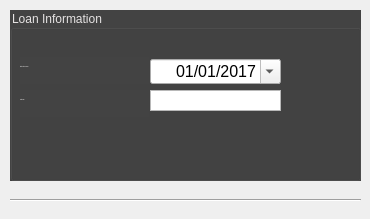
  <widget class="QWidget" name="centralwidget">
   <widget class="Line" name="line">
    <property name="geometry">
     <rect>
      <x>10</x>
      <y>190</y>
      <width>351</width>
      <height>20</height>
     </rect>
    </property>
    <property name="orientation">
     <enum>Qt::Horizontal</enum>
    </property>
   </widget>
   <widget class="QGroupBox" name="groupBox">
    <property name="geometry">
     <rect>
      <x>10</x>
      <y>10</y>
      <width>351</width>
      <height>171</height>
     </rect>
    </property>
    <property name="styleSheet">
     <string notr="true">/*
** Qt Style Sheet based on Autodesk 3DS Max Software 
*/

QDialog {
    font: 12px &quot;Segoe UI&quot;;
    background-color: rgb(67,67,67);
    color: rgb(198,198,198);
    background: qlineargradient(x1: 0, y1: 0, x2: 0, y2: 1,
       stop: 0 rgb(67,67,67),
       stop: 0.7 rgb(67,67,67),
       stop: 0.71 rgb(37,37,37),
       stop: 1 rgb(37,37,37));
    margin-bottom: 10px;
 }
 
 QDialog * {
    font: 12px &quot;Segoe UI&quot;;
 }
  
 QCheckBox#mShowWelcomeScreenBox {
    font: 10px &quot;Segoe UI&quot;;
    color: rgb(178,178,178);
    margin: 0px;
    spacing: 4px;
 }
 
 QCheckBox::indicator {
    margin-top: 2px;
    width: 8px;
    height: 8px;
    border: 1px solid rgb(178,178,178);
 }
  
 QCheckBox::indicator:checked {
    background: qconicalgradient(cx: 0.5, cy: 0.5, angle: 0,
       stop: 0     rgb(67,67,67),
       stop: 0.11  rgb(67,67,67),
       stop: 0.111 rgb(178,178,178),
       stop: 0.139 rgb(178,178,178),
       stop: 0.14  rgb(67,67,67),
       stop: 0.36  rgb(67,67,67),
       stop: 0.361 rgb(178,178,178),
       stop: 0.389 rgb(178,178,178),
       stop: 0.39  rgb(67,67,67),
       stop: 0.61  rgb(67,67,67),
       stop: 0.611 rgb(178,178,178),
       stop: 0.639 rgb(178,178,178),
       stop: 0.64  rgb(67,67,67),
       stop: 0.86  rgb(67,67,67),
       stop: 0.861 rgb(178,178,178),
       stop: 0.889 rgb(178,178,178),
       stop: 0.89  rgb(67,67,67),
       stop: 1     rgb(67,67,67));
 }
  
 QCheckBox::indicator:hover {
    border: 1px solid rgb(242,242,242);
 }
  
 QCheckBox::indicator:checked:hover {
    background: qconicalgradient(cx: 0.5, cy: 0.5, angle: 0,
       stop: 0     rgb(67,67,67),
       stop: 0.11  rgb(67,67,67),
       stop: 0.111 rgb(242,242,242),
       stop: 0.139 rgb(242,242,242),
       stop: 0.14  rgb(67,67,67),
       stop: 0.36  rgb(67,67,67),
       stop: 0.361 rgb(242,242,242),
       stop: 0.389 rgb(242,242,242),
       stop: 0.39  rgb(67,67,67),
       stop: 0.61  rgb(67,67,67),
       stop: 0.611 rgb(242,242,242),
       stop: 0.639 rgb(242,242,242),
       stop: 0.64  rgb(67,67,67),
       stop: 0.86  rgb(67,67,67),
       stop: 0.861 rgb(242,242,242),
       stop: 0.889 rgb(242,242,242),
       stop: 0.89  rgb(67,67,67),
       stop: 1     rgb(67,67,67));
 }
  
 .QWidget {
    background-color: rgb(67,67,67);
    color: rgb(198,198,198);
 }
 
 QToolTip {
    font: 10px &quot;Segoe UI&quot;;
 }
 
 QWidget#mLeftPane, QWidget#mRightPane {
    margin-top: 152px;
    margin-bottom: 41px;
 }
 
 QPushButton, QComboBox,
 #mMoreApps, #mVegetation, #mAssetLibraryAppExchange {
    font: 12px &quot;Segoe UI&quot;;
    background-color: qlineargradient(x1: 0, y1:0, x2: 0, y2: 1,
       stop: 0 rgb(119,119,119),
       stop: 0.45 rgb(119,119,119),
       stop: 0.48 rgb(89,89,89),
       stop: 0.52 rgb(77,77,77),
       stop: 0.55 rgb(67,67,67),
       stop: 1 rgb(57,57,57) ); 
    color: rgb(220,220,220);
    border: 1px solid rgb(27,27,27);
    border-radius: 2px;
    min-width: 80;
    padding: 1px 4px 2px 4px;
 }
 
 #mNewSceneExt QToolButton {
    font: 12px &quot;Segoe UI&quot;;
    background-color:  rgb(77,77,77);
    color: rgb(220,220,220);
    border: 0px solid rgb(27,27,27);
    border-radius: 2px;
    padding: -2px 0px -2px 0px;
 }
 
 QPushButton:hover, QComboBox:hover,
 #mNewSceneExt QToolButton:hover,
 #mMoreApps:hover, #mVegetation:hover, #mAssetLibraryAppExchange:hover {
    background-color: qlineargradient(x1: 0, y1:0, x2: 0, y2: 1,
       stop: 0 rgb(136,136,136),
       stop: 0.45 rgb(119,119,119),
       stop: 0.48 rgb(104,104,104),
       stop: 0.52 rgb(89,89,89),
       stop: 0.55 rgb(77,77,77),
       stop: 1 rgb(67,67,67) ); 
    color: rgb(255,255,255);
    border: 1px solid rgb(37,37,37);
 }
 
 QPushButton:pressed, QComboBox:pressed, QComboxBox:on,
 #mNewSceneExt QToolButton:pressed,
 #mMoreApps:selected, #mVegetation:selected, #mAssetLibraryAppExchange:selected {
    background-color: qlineargradient(x1: 0, y1:0, x2: 0, y2: 1,
       stop: 0 rgb(77,77,77),
       stop: 0.2 rgb(104,104,104),
       stop: 0.45 rgb(104,104,104),
       stop: 0.48 rgb(89,89,89),
       stop: 0.52 rgb(77,77,77),
       stop: 0.55 rgb(67,67,67),
       stop: 1 rgb(67,67,67) ); 
    color: rgb(220,220,220);
    border: 1px solid rgb(27,27,27);
    padding: 2px 3px 1px 5px;
 }
 
 QScrollBar:vertical {
    background: rgb(119,119,119);
    border-top: 0px;
    border-bottom: 0px;
    border-left: 2px solid rgb(37,37,37);
    border-right: 1px solid rgb(37,37,37);
    margin: 12px 0px 12px 0px;
    width: 10px;
 }
 
 QScrollBar::handle:vertical {
    background: rgb(119,119,119);
    border-top: 2px solid rgb(37,37,37);
    border-bottom: 2px solid rgb(37,37,37);
    min-height: 20px;
 }
 
 QScrollBar::add-page:vertical, QScrollBar::sub-page:vertical {
    background-color: rgb(37,37,37);
    color: rgb(37,37,37);
 }
 
 QScrollBar:vertical:hover, QScrollBar::handle:vertical:hover {
    background-color: rgb(136,136,136);
 }
 
 QScrollBar:vertical:pressed, QScrollBar::handle:vertical:pressed {
    background-color: rgb(136,136,136);
 }
 
 QScrollBar::add-line:vertical {
    height: 12px;
    border-left: 2px solid rgb(37,37,37);
    subcontrol-position: bottom;
    subcontrol-origin: margin;
    color: rgb(37,37,37);
    background: rgb(37,37,37);
 }
 
 QScrollBar::down-arrow:vertical {
    width: 8px;
    height: 12px;
    color: rgb(37,37,37);
    background: qconicalgradient(cx: 0.5, cy: 0.8, angle: 0,
       stop: 0.15 rgb(37,37,37),
       stop: 0.16 rgb(119,119,119),
       stop: 0.34 rgb(119,119,119),
       stop: 0.35 rgb(37,37,37));
 }
 
 QScrollBar::down-arrow:vertical:hover, QScrollBar::down-arrow:vertical:pressed {
    width: 8px;
    height: 12px;
    color: rgb(37,37,37);
    background: qconicalgradient(cx: 0.5, cy: 0.8, angle: 0,
       stop: 0.15 rgb(37,37,37),
       stop: 0.16 rgb(136,136,136),
       stop: 0.34 rgb(136,136,136),
       stop: 0.35 rgb(37,37,37));
 }
 
 QScrollBar::sub-line:vertical {
    height: 12px;
    border-left: 2px solid rgb(37,37,37);
    subcontrol-position: top;
    subcontrol-origin: margin;
    color: rgb(37,37,37);
    background: rgb(37,37,37);
 }
 
 QScrollBar::up-arrow:vertical {
    width: 8px;
    height: 12px;
    color: rgb(37,37,37);
    background: qconicalgradient(cx: 0.5, cy: 0.2, angle: 180,
       stop: 0.15 rgb(37,37,37),
       stop: 0.16 rgb(119,119,119),
       stop: 0.34 rgb(119,119,119),
       stop: 0.35 rgb(37,37,37));
 }
 
 QScrollBar::up-arrow:vertical:hover, QScrollBar::up-arrow:vertical:pressed {
    width: 8px;
    height: 12px;
    color: rgb(37,37,37);
    background: qconicalgradient(cx: 0.5, cy: 0.2, angle: 180,
       stop: 0.15 rgb(37,37,37),
       stop: 0.16 rgb(136,136,136),
       stop: 0.34 rgb(136,136,136),
       stop: 0.35 rgb(37,37,37));
 }
 
 QComboBox::drop-down {
    margin-right: 6px;
    border: 0px;
    border-radius: 0px;
 }
 
 QComboBox::down-arrow {
    background: qconicalgradient(cx: 0.5, cy: 0.8, angle: 0,
       stop: 0.15 rgba(255,255,255,0),
       stop: 0.16 rgba(37,37,37,0),
       stop: 0.34 rgba(37,37,37,0),
       stop: 0.35 rgba(255,255,255,0));
 }
 QComboBox::down-arrow:hover {
    background: qconicalgradient(cx: 0.5, cy: 0.8, angle: 0,
       stop: 0.15 rgba(255,255,255,0),
       stop: 0.16 rgba(37,37,37,0),
       stop: 0.34 rgba(37,37,37,0),
       stop: 0.35 rgba(255,255,255,0));
 }
 QComboBox::down-arrow:on {
    background: qconicalgradient(cx: 0.5, cy: 0.2, angle: 180,
       stop: 0.15 rgba(255,255,255,0),
       stop: 0.16 rgba(37,37,37,0),
       stop: 0.34 rgba(37,37,37,0),
       stop: 0.35 rgba(255,255,255,0));
 }
 
 QComboBox::down-arrow:pressed {
    background: qconicalgradient(cx: 0.5, cy: 0.7, angle: 0,
       stop: 0.15 rgba(255,255,255,0),
       stop: 0.16 rgba(37,37,37,0),
       stop: 0.34 rgba(37,37,37,0),
       stop: 0.15 rgba(255,255,255,0));
 }
  
 QGroupBox {
   font: bold 14px &quot;Segoe UI&quot;;
   background-color: rgb(67,67,67);
   color: rgb(230, 227, 227);
   padding-bottom: 8px;
}

 QLabel {
    font: bold 14px &quot;Segoe UI&quot;;
    background-color: rgb(67,67,67);
    color: rgb(230, 227, 227);
    padding-bottom: 8px;
 }
 
 QLabel#mEmptyLabel, QLabel#mStartWith,
 QLabel#mExtendLabel {
    font: bold 24px &quot;Segoe UI&quot;;
    padding: 45px 2px 10px 0px;
 }
 
 QLabel#mStartupTemplateLabel, QLabel#mRecentFilesLabel{
    font: bold 24pt &quot;Segoe UI&quot;;
    padding: 45px 2px 10px 0px;
 }
 
 QLabel#mLearningResourcesLabel {
    font: bold 15px &quot;Segoe UI&quot;;
    padding-bottom: 12px;
    padding-top: -4px;
 }
 
 #mLearningResources {
    background-color: rgb(77,77,77);
    border: 1px solid rgb(0,0,0);
    padding: 10px 34px 10px 33px;
    margin-bottom: 28px;
 }
 
 #mResource1Label, #mResource2Label, #mResource3Label, #mResource4Label {
    background-color: rgb(77,77,77);
    font: 12px &quot;Segoe UI&quot;;
    padding-left: -4px;
 }
 
 #mResource1Label, #mResource2Label {
    padding-top: 0px;
    padding-bottom: 2px;
 }
 
 #mResource3Label, #mResource4Label {
    padding-top: 0px;
    padding-bottom: 0px;
 }
 
 #mResource1Gfx, #mResource2Gfx, #mResource3Gfx, #mResource4Gfx {
    border: none;
    background-color: rgb(77,77,77);
    margin: 0px;
 }
 
 #mInterLearnResVertSpacer1, #mInterLearnResVertSpacer2 {
    background-color: rgb(77,77,77);
    min-width: 26px;
 }
 
 #mInterLearnResHorizSpacer1, #mInterLearnResHorizSpacer2 {
    background-color: rgb(77,77,77);
 }
 
 #mLearnSpacer1, #mLearnSpacer2, #mLearnSpacer3 {
    min-width: 78px;
 }
 
 QLabel#mMainMovieLabel{
    font: bold 24px &quot;Segoe UI&quot;;
    padding: 45px 2px 0px 0px;
    margin: 0px 0px 23px 0px;
 }
 
 QGraphicsView#mMainMovieGfx {
    border: 1px solid rgb(27,27,27);
 }
  
 QComboBox#mAvailableMoviesCombo {
    min-width: 364px;
    max-width: 840px;
    margin-top: 24px;
 }
 
 QAbstractItemView, QListWidget {
    font: 15px &quot;Segoe UI&quot;;
    background-color: rgb(77,77,77);
    qproperty-alternatingRowColors: true;
    alternate-background-color: rgb(89,89,89);
    border-top: 1px solid rgb(37,37,37);
    border-bottom: 1px solid rgb(67,67,67);
    border-left: 1px solid rgb(37,37,37);
    border-right: 1px solid rgb(37,37,37);
    color: rgb(220,220,220);
    selection-background-color: rgb(157,162,177);
    selection-color: rgb(255,255,255);
 }
 
 QListWidget::item {
    min-height: 56px;
 }
 
 #mTemplatesList {
    font: 12px &quot;Segoe UI&quot;;
    min-height: 175px;
    min-width: 570px;
 }
 
 #mTemplatesList::item {
    font: 12px &quot;Segoe UI&quot;;
    min-height: 122px;
    min-width: 184px;
    max-width: 184px;
 }
 
 QAbstractItemView::item, QListWidget::item {
    color: rgb(255,255,255);
    selection-color: rgb(255,255,255);
 }
 
 QAbstractItemView::item:hover, QListWidget::item:hover {
    color: rgb(255,255,255);
    selection-color: rgb(255,255,255);
 }
 
 #mStartSpacer1, #mStartSpacer2 {
    min-width: 30px;
 }
 
 QFrame#mNewSceneTop {
    background-color: rgb(77,77,77);
    border-top: 1px solid rgb(37,37,37);
    border-bottom: 1px solid rgb(67,67,67);
    border-left: 1px solid rgb(37,37,37);
    border-right: 1px solid rgb(37,37,37);
    padding-top: 4px;
    padding-bottom: 10px;
 }
 
 QWidget#mNewSceneTop .QWidget {
    background-color: rgb(77,77,77);
 }
 
 QLineEdit#mProjectEdit {
    background-color: rgb(77,77,77);
    background: rgb(57,57,57);
    color: rgb(220,220,220);
    selection-background-color: rgb(157,162,177);
    selection-color: rgb(255,255,255);
    border: 1px solid rgb(47,47,47);
    border-radius: 2px;
 }
 
 QWidget#mNewSceneTop QToolButton {
    background-color: rgb(77,77,77);
    text-decoration: underline;
    font: 12px &quot;Segoe UI&quot;;
    color: rgb(110,150,210);
    margin-top: 8px;
 }
 
 QComboBox#mWorkspaceCombo {
    max-width: 300px;
 }
 
 QWidget#mNewSceneTop QToolButton:hover {
    text-decoration: underline;
    color: rgb(130,182,240);
 }
 
 QWidget#mNewSceneTop QLabel#mWorkspaceLabel {
    background-color: rgb(77,77,77);
    font: 12px &quot;Segoe UI&quot;;
    padding: 4px 0px 3px 0px;
 }
 
 QWidget#mNewSceneTop QLabel#mProjectLabel {
    background-color: rgb(77,77,77);
    font: 12px &quot;Segoe UI&quot;;
    padding: 16px 0px 3px 0px;
 }
 
 #mRecentFileExt, #mNewSceneExt {
    background-color: rgb(77,77,77);
    border-top: 1px solid rgb(37,37,37);
    border-bottom: 1px solid rgb(37,37,37);
    border-left: 1px solid rgb(37,37,37);
    border-right: 1px solid rgb(37,37,37);
 }
 
 QWidget#mDarkFill1, QWidget#mDarkFill2 {
    background-color: rgb(77,77,77);
    border: 0px;
 }
 
 WelcomeScreen--MovieLink {
    font: bold 12px &quot;Segoe UI&quot;;
    border: none;
    background-color: rgb(67,67,67);
    color: rgb(220,220,220);
    padding-bottom: 0px;
    margin: 10px 0px 1px;
 }
 
 WelcomeScreen--MovieLink:hover {
    color: rgb(255,255,255);
    text-decoration: underline;
 }
 
 #mExtendTab QLabel#mAutodesk360Label {
    font: bold 15px &quot;Segoe UI&quot;;
    margin: 0px 0px 0px 0px;
    padding: 0px;
    padding-bottom: 0px;
    padding-top: -4px;
 }
 
 #mExtendTab QLabel#mAutodesk360MoreLabel {
    font: 12px &quot;Segoe UI&quot;;
    margin-top: 0px;
    margin-bottom: 12px;
    padding-top: 8px;
    padding-left: -2px;
 }
 
 #mExtendTab QLabel#mAutodesk360Icon {
    font: 12px &quot;Segoe UI&quot;;
    margin: 0px;
    padding: 0px;
 }
 
 #mMoreResourcesLabel {
    font: bold 15px &quot;Segoe UI&quot;;
    margin: 21px 0px 8px 0px;
    padding: 0px;
    padding-left: -2px;
    padding-bottom: 4px;
 }
 
 #mExtendTab #mAssetLibraryAppExchange {
    margin: 0px 0px 14px 0px;
    padding-bottom: 3px;
 }
 
 #mExtendTab #mVegetation {
    margin: 0px 0px 0px 0px;
    padding-bottom: 3px;
 }
 
 #mExtendTab QGraphicsView {
    background-color: rgb(67,67,67);
    border: 1px solid rgb(57,57,57);
    border: none;
    margin: 0px;
 }
  
 QLabel#mExtendLabel {
    padding-left: -2px;
 }
 
 #mExtendTab QLabel#mFeaturedAppLabel {
    font: bold 16px &quot;Segoe UI&quot;;
    margin: 5px 0px 0px 0px;
    padding-left: -4px;
    padding-bottom: 6px;
 }
 
 #mExtendTab QFrame#mFeaturedAppBox .QWidget {
    background-color: rgb(77,77,77);
 }
 
 #mExtendTab QFrame#mFeaturedAppBox {
    background-color: rgb(77,77,77);
    border-top: 1px solid rgb(37,37,37);
    border-bottom: 1px solid rgb(37,37,37);
    border-left: 1px solid rgb(37,37,37);
    border-right: 1px solid rgb(37,37,37);
    padding-bottom: 8px;
    padding-top: 14px;
 }
 
 #mExtendTab #mPluginsBox {
    margin: 0px 10px;
    max-width: 240px;
 }
 
 #mExtendTab #mPluginsSpacer {
    margin: 0px 0px;
    max-height: 33px;
 }
 
 #mExtendTab #mFeaturedApp {
    background-color: rgb(77,77,77);
    margin: 0px;
    padding-top: 0px;
    padding-bottom: 0px;
    border: none;
 }
 
 #mExtendTab QLabel#mFeaturedAppTitle {
    background-color: rgb(77,77,77);
    font: 15px &quot;Segoe UI&quot;;
    padding-bottom: 0px;
    margin: 8px 0px 0px 6px;
 }
 
 #mExtendTab QLabel#mFeaturedAppTitle:hover {
    background-color: rgb(77,77,77);
    color: rgb(255,255,255);
 }
 
 #mExtendTab QLabel#mFeaturedAppAuthor {
    background-color: rgb(77,77,77);
    font: 10px &quot;Segoe UI&quot;;
    padding-bottom: 16px;
    margin: 0px 0px 0px 6px;
 }
 
 #mExtendTab QLabel#mFeaturedAppAuthor:hover {
    color: rgb(255,255,255);
 }
 
 #mExtendTab #mPriceLabel {
    background-color: rgb(77,77,77);
    font: 10px &quot;Segoe UI&quot;;
    padding-bottom: 16px;
    margin: 0px 6px 0px 0px;
 }
 
 #mStarsBox {
    padding-bottom: 0px;
    margin: 0px 6px 0px 0px;
 }
 
 #mStar1, #mStar2, #mStar3, #mStar4, #mStar5 {
    background-color: rgb(77,77,77);
    font: 15px &quot;Segoe UI&quot;;
    padding-bottom: 0px;
    min-width: 16px;
    min-height: 16px;
    max-width: 16px;
    max-height: 16px;
 }
 
 #mExtendTab #mMoreAppsBox {
    border-top: 1px solid rgb(67,67,67);
 }
 
 #mExtendTab #mMoreApps {
    margin: 14px 2px 6px 0px;
 }
 
 QToolButton {
    font: bold 15px &quot;Segoe UI&quot;;
    border: none;
    background-color: rgb(67,67,67);
    color: rgb(198,198,198);
 }
 
 #mPreviousTabLink {
    font: bold 15px &quot;Segoe UI&quot;;
    text-align: left;
    padding: 0px 0px 2px 0px;
 }
 
 #mNextTabLink {
    font: bold 15px &quot;Segoe UI&quot;;
    text-align: right;
    padding: 0px 0px 2px 0px;
 }
 
 QToolButton:hover {
    border: none;
    background-color: rgb(67,67,67);
    color: rgb(255,255,255);
 }
 
 QTabWidget {
    background-color: rgb(67,67,67);
    padding: none;
    color: rgb(220,220,220);
 }
  
 QTabWidget::pane {
    background-color: rgb(67,67,67);
    border-top: 0px;
    border-left: 0px;
    border-right: 0px;
    border-bottom: 4px solid rgb(67,67,67);
    padding-bottom: 45px;
    color: rgb(220,220,220);
 }
  
 QTabWidget::tab-bar {
    background-color: rgb(37,37,37);
    alignment: center;
 }
 
 QTabBar::scroller, QTabBar QToolButton {
    background-color: rgb(37,37,37);
    border: none;
 }
 
 QTabBar::tab {
    font: bold 15px &quot;Segoe UI&quot;;
    background-color: rgb(37,37,37);
    border: none;
    min-width: 80px;
    padding: 15px 50px 10px;
    color: rgb(153,153,153);
 }
 
 QTabBar::tab:hover {
    background-color: rgb(37,37,37);
    border: none;
    min-width: 80px;
    color: rgb(255,255,255);
 }
 
 QTabBar::tab:selected {
    background-color: rgb(37,37,37);
    border: none;
    min-width: 80px;
    background: qconicalgradient(cx: 0.5, cy: 0.4, angle: 270,
       stop: 0.465 rgb(37,37,37),
       stop: 0.47 rgb(67,67,67),
       stop: 0.53 rgb(67,67,67),
       stop: 0.535 rgb(37,37,37));
    color: rgb(198,198,198);
 }
 
 QTabBar::tab:selected:hover {
    color: rgb(255,255,255);
 }
 
 QToolButton#mNextTabArrow:hover, QToolButton#mPreviousTabArrow:hover, QToolButton#closeButton:hover
 {
     background-color: rgb(77,77,77);
 }
 
 StartupTemplate--TemplateItemView QScrollArea QWidget#ContentPane {
    background-color: rgb(77,77,77);
 }
 
 StartupTemplate--TemplateItemView QScrollArea {
    border: 1px solid rgb(27,27,27);
    background-color: rgb(0,0,0);
 }
 
 StartupTemplate--TemplateItemView QLabel#Details {
    color: white;
    font-weight: normal; 
    background: rgba(0,0,0,100);
    font-size: 11pt;
    padding: 10px; 
 }
 
 StartupTemplate--TemplateItemView QToolButton#CloseButton {
    background: transparent;
    border: none;
 }
 
 StartupTemplate--TemplateItemView QFocusFrame {
    border: 2px solid blue;
 }
 
 StartupTemplate--TemplateItem QLabel {
    color: white;
    font-weight: normal; 
    background: none;
    background-color: transparent;
    padding: 0;
    font-size: 11pt;
 }
 
 StartupTemplate--TemplateItem QLabel#HoverText {
    font: 10px &quot;Segoe UI&quot;;
    background: rgba(0,0,0,100);
    padding: 15px;
 }
 
 StartupTemplate--TemplateItem QLabel#Title {
    font-size: 12pt;
    font-weight: bold; 
 }
 
 StartupTemplate--TemplateItem QLabel#More {
    color: white;
    padding: 10px;
    font-size: 10pt;
 }
 </string>
    </property>
    <property name="title">
     <string>Loan Information</string>
    </property>
    <widget class="QLabel" name="lbl_loanAmount_2">
     <property name="geometry">
      <rect>
       <x>10</x>
       <y>80</y>
       <width>129</width>
       <height>27</height>
      </rect>
     </property>
     <property name="font">
      <font>
       <family>Segoe UI</family>
       <pointsize>-1</pointsize>
       <weight>75</weight>
       <italic>false</italic>
       <bold>true</bold>
      </font>
     </property>
     <property name="text">
      <string>TextLabel</string>
     </property>
    </widget>
    <widget class="QLabel" name="lbl_loanStart">
     <property name="geometry">
      <rect>
       <x>10</x>
       <y>47</y>
       <width>129</width>
       <height>27</height>
      </rect>
     </property>
     <property name="font">
      <font>
       <family>Segoe UI</family>
       <pointsize>-1</pointsize>
       <weight>75</weight>
       <italic>false</italic>
       <bold>true</bold>
      </font>
     </property>
     <property name="text">
      <string>Start Date of Loan</string>
     </property>
    </widget>
    <widget class="QPlainTextEdit" name="edit_loanAmount_2">
     <property name="geometry">
      <rect>
       <x>140</x>
       <y>80</y>
       <width>131</width>
       <height>21</height>
      </rect>
     </property>
     <property name="minimumSize">
      <size>
       <width>131</width>
       <height>21</height>
      </size>
     </property>
     <property name="maximumSize">
      <size>
       <width>131</width>
       <height>21</height>
      </size>
     </property>
     <property name="font">
      <font>
       <family>Segoe UI</family>
       <pointsize>12</pointsize>
      </font>
     </property>
     <property name="verticalScrollBarPolicy">
      <enum>Qt::ScrollBarAlwaysOff</enum>
     </property>
     <property name="horizontalScrollBarPolicy">
      <enum>Qt::ScrollBarAlwaysOff</enum>
     </property>
     <property name="readOnly">
      <bool>false</bool>
     </property>
    </widget>
    <widget class="QDateEdit" name="edit_loanStart">
     <property name="geometry">
      <rect>
       <x>140</x>
       <y>49</y>
       <width>131</width>
       <height>25</height>
      </rect>
     </property>
     <property name="font">
      <font>
       <family>Segoe UI</family>
       <pointsize>12</pointsize>
      </font>
     </property>
     <property name="alignment">
      <set>Qt::AlignRight|Qt::AlignTrailing|Qt::AlignVCenter</set>
     </property>
     <property name="dateTime">
      <datetime>
       <hour>0</hour>
       <minute>0</minute>
       <second>0</second>
       <year>2017</year>
       <month>1</month>
       <day>1</day>
      </datetime>
     </property>
     <property name="maximumDateTime">
      <datetime>
       <hour>23</hour>
       <minute>59</minute>
       <second>59</second>
       <year>3000</year>
       <month>12</month>
       <day>31</day>
      </datetime>
     </property>
     <property name="minimumDateTime">
      <datetime>
       <hour>0</hour>
       <minute>0</minute>
       <second>0</second>
       <year>1776</year>
       <month>7</month>
       <day>4</day>
      </datetime>
     </property>
     <property name="displayFormat">
      <string>MM/dd/yyyy</string>
     </property>
     <property name="calendarPopup">
      <bool>true</bool>
     </property>
     <property name="currentSectionIndex">
      <number>0</number>
     </property>
    </widget>
   </widget>
  </widget>
